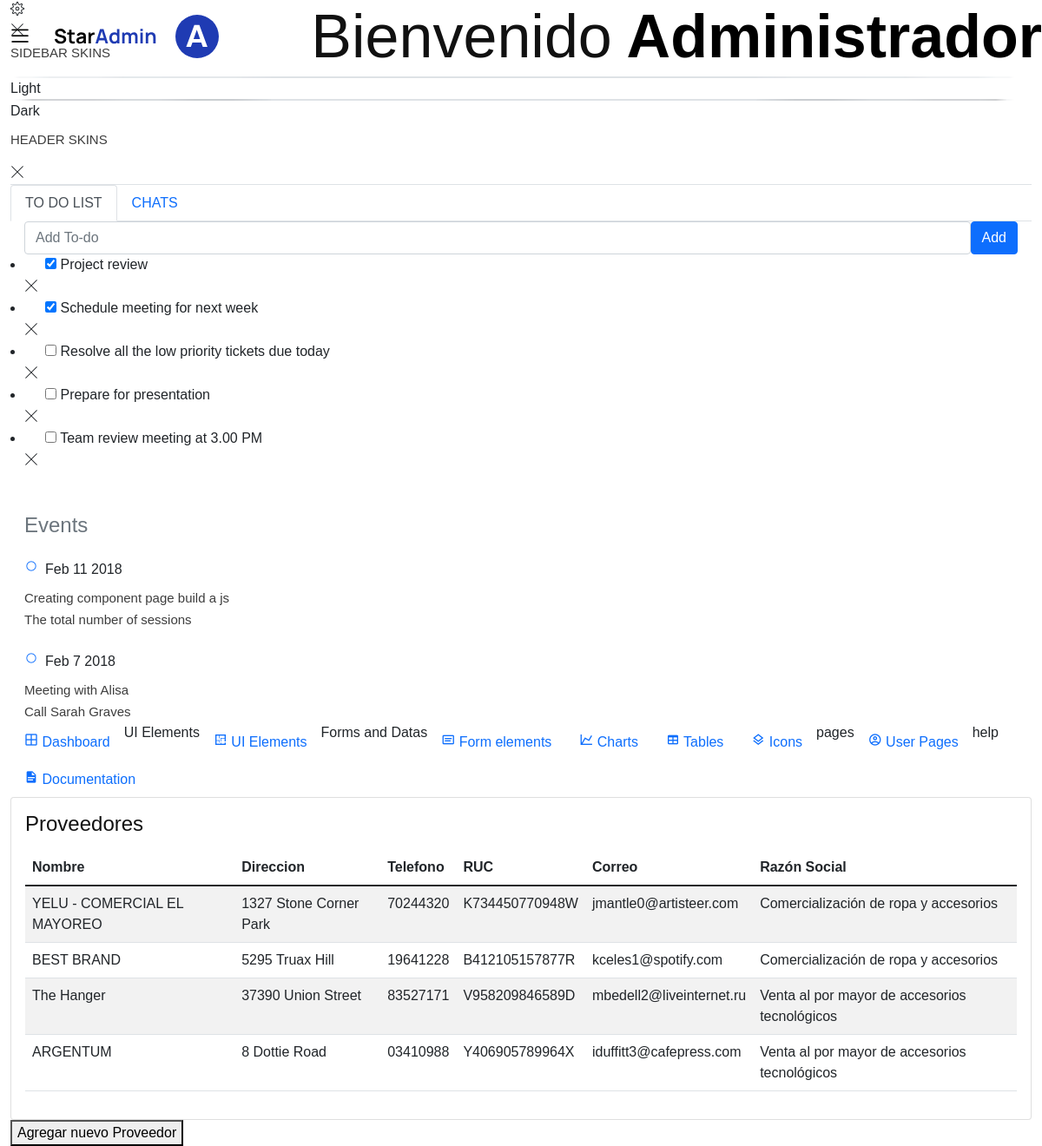
/DatosProveedor, run on the app's committed database.
### tables this page shows
CREATE TABLE 'Proveedores' (
    idProveedor INTEGER PRIMARY KEY AUTOINCREMENT NOT NULL,'Nombre' nvarchar(50) NOT NULL,
    Direccion nvarchar(100) NOT NULL,
    Telefono char(8) NOT NULL,
    RUC char(10) NOT NULL,
    Correo nvarchar(20) NOT NULL
, 'RazonSocial'  TEXT NOT NULL  );

### app.py (the view)
@app.route("/DatosProveedor")
def DatosProveedor():
    Proveedor = db.execute("SELECT * FROM Proveedores")
    print(Proveedor)
    return render_template("/admin/pages/tables/basic-table.html",Proveedor=Proveedor)

### app.py (called while the page is built)
@app.after_request
def after_request(response):
    response.headers["Cache-Control"] = "no-cache, no-store, must-revalidate"
    response.headers["Expires"] = 0
    response.headers["Pragma"] = "no-cache"
    return response

### templates/admin/pages/tables/basic-table.html (shortened to what this page needs)
<!DOCTYPE html>
<html lang="en">
<head>
  <link rel="stylesheet" href="/static/css/admin/vendors/feather/feather.css">
  <link rel="stylesheet" href="/static/css/admin/vendors/mdi/css/materialdesignicons.min.css">
  <link rel="stylesheet" href="/static/css/admin/vendors/ti-icons/css/themify-icons.css">
  <link rel="stylesheet" href="/static/css/admin/vendors/typicons/typicons.css">
  <link rel="stylesheet" href="/static/css/admin/vendors/simple-line-icons/css/simple-line-icons.css">
  <link rel="stylesheet" href="/static/css/admin/vendors/css/vendor.bundle.base.css">
  <link href="https://cdn.jsdelivr.net/npm/bootstrap@5.1.3/dist/css/bootstrap.min.css" rel="stylesheet">
  <link rel="stylesheet" href="/static/css/admin/css/vertical-layout-light/style.css">
</head>
<body>
  <div class="container-scroller">
    <nav class="navbar default-layout col-lg-12 col-12 p-0 fixed-top d-flex align-items-top flex-row">
      <div class="text-center navbar-brand-wrapper d-flex align-items-center justify-content-start">
        <div class="me-3">
          <button class="navbar-toggler navbar-toggler align-self-center" type="button" data-bs-toggle="minimize">
            <span class="icon-menu"></span>
          </button>
        </div>
        <div>
          <a class="navbar-brand brand-logo" href="/admin">
            <img src="/static/css/admin/images/logo.svg" alt="logo" />
          </a>
          <a class="navbar-brand brand-logo-mini" href="/admin">
            <img src="/static/css/admin/images/logo-mini.svg" alt="logo" />
          </a>
        </div>
      </div>
      <div class="navbar-menu-wrapper d-flex align-items-top">
        <ul class="navbar-nav">
          <li class="nav-item font-weight-semibold d-none d-lg-block ms-0">
            <h1 class="welcome-text">Bienvenido<span class="text-black fw-bold"> Administrador</span></h1>
          </li>
        </ul>
      </div>
    </nav>
    <div class="container-fluid page-body-wrapper">
      <div class="theme-setting-wrapper">
        <div id="settings-trigger"><i class="ti-settings"></i></div>
        <div id="theme-settings" class="settings-panel">
          <i class="settings-close ti-close"></i>
          <p class="settings-heading">SIDEBAR SKINS</p>
          <div class="sidebar-bg-options selected" id="sidebar-light-theme">
            <div class="img-ss rounded-circle bg-light border me-3"></div>Light
          </div>
          <div class="sidebar-bg-options" id="sidebar-dark-theme">
            <div class="img-ss rounded-circle bg-dark border me-3"></div>Dark
          </div>
          <p class="settings-heading mt-2">HEADER SKINS</p>
        </div>
      </div>
      <div id="right-sidebar" class="settings-panel">
        <i class="settings-close ti-close"></i>
        <ul class="nav nav-tabs border-top" id="setting-panel" role="tablist">
          <li class="nav-item">
            <a class="nav-link active" id="todo-tab" data-bs-toggle="tab" href="#todo-section" role="tab"
              aria-controls="todo-section" aria-expanded="true">TO DO LIST</a>
          </li>
          <li class="nav-item">
            <a class="nav-link" id="chats-tab" data-bs-toggle="tab" href="#chats-section" role="tab"
              aria-controls="chats-section">CHATS</a>
          </li>
        </ul>
        <div class="tab-content" id="setting-content">
          <div class="tab-pane fade show active scroll-wrapper" id="todo-section" role="tabpanel"
            aria-labelledby="todo-section">
            <div class="add-items d-flex px-3 mb-0">
              <form class="form w-100">
                <div class="form-group d-flex">
                  <input type="text" class="form-control todo-list-input" placeholder="Add To-do">
                  <button type="submit" class="add btn btn-primary todo-list-add-btn" id="add-task">Add</button>
                </div>
              </form>
            </div>
            <div class="list-wrapper px-3">
              <ul class="d-flex flex-column-reverse todo-list">
                <li>
                  <div class="form-check">
                    <label class="form-check-label">
                      <input class="checkbox" type="checkbox">
                      Team review meeting at 3.00 PM
                    </label>
                  </div>
                  <i class="remove ti-close"></i>
                </li>
                <li>
                  <div class="form-check">
                    <label class="form-check-label">
                      <input class="checkbox" type="checkbox">
                      Prepare for presentation
                    </label>
                  </div>
                  <i class="remove ti-close"></i>
                </li>
                <li>
                  <div class="form-check">
                    <label class="form-check-label">
                      <input class="checkbox" type="checkbox">
                      Resolve all the low priority tickets due today
                    </label>
                  </div>
                  <i class="remove ti-close"></i>
                </li>
                <li class="completed">
                  <div class="form-check">
                    <label class="form-check-label">
                      <input class="checkbox" type="checkbox" checked>
                      Schedule meeting for next week
                    </label>
                  </div>
                  <i class="remove ti-close"></i>
                </li>
                <li class="completed">
                  <div class="form-check">
                    <label class="form-check-label">
                      <input class="checkbox" type="checkbox" checked>
                      Project review
                    </label>
                  </div>
                  <i class="remove ti-close"></i>
                </li>
              </ul>
            </div>
            <h4 class="px-3 text-muted mt-5 fw-light mb-0">Events</h4>
            <div class="events pt-4 px-3">
              <div class="wrapper d-flex mb-2">
                <i class="ti-control-record text-primary me-2"></i>
                <span>Feb 11 2018</span>
              </div>
              <p class="mb-0 font-weight-thin text-gray">Creating component page build a js</p>
              <p class="text-gray mb-0">The total number of sessions</p>
            </div>
            <div class="events pt-4 px-3">
              <div class="wrapper d-flex mb-2">
                <i class="ti-control-record text-primary me-2"></i>
                <span>Feb 7 2018</span>
              </div>
              <p class="mb-0 font-weight-thin text-gray">Meeting with Alisa</p>
              <p class="text-gray mb-0 ">Call Sarah Graves</p>
            </div>
          </div>
        </div>
      </div>
      <nav class="sidebar sidebar-offcanvas" id="sidebar">
        <ul class="nav">
          <li class="nav-item">
            <a class="nav-link" href="/admin">
              <i class="mdi mdi-grid-large menu-icon"></i>
              <span class="menu-title">Dashboard</span>
            </a>
          </li>
          <li class="nav-item nav-category">UI Elements</li>
          <li class="nav-item">
            <a class="nav-link" data-bs-toggle="collapse" href="#ui-basic" aria-expanded="false"
              aria-controls="ui-basic">
              <i class="menu-icon mdi mdi-floor-plan"></i>
              <span class="menu-title">UI Elements</span>
            </a>
          </li>
          <li class="nav-item nav-category">Forms and Datas</li>
          <li class="nav-item">
            <a class="nav-link" data-bs-toggle="collapse" href="#form-elements" aria-expanded="false"
              aria-controls="form-elements">
              <i class="menu-icon mdi mdi-card-text-outline"></i>
              <span class="menu-title">Form elements</span>
            </a>
          </li>
          <li class="nav-item">
            <a class="nav-link" data-bs-toggle="collapse" href="#charts" aria-expanded="false" aria-controls="charts">
              <i class="menu-icon mdi mdi-chart-line"></i>
              <span class="menu-title">Charts</span>
            </a>
          </li>
          <li class="nav-item">
            <a class="nav-link" data-bs-toggle="collapse" href="#tables" aria-expanded="false" aria-controls="tables">
              <i class="menu-icon mdi mdi-table"></i>
              <span class="menu-title">Tables</span>
            </a>
          </li>
          <li class="nav-item">
            <a class="nav-link" data-bs-toggle="collapse" href="#icons" aria-expanded="false" aria-controls="icons">
              <i class="menu-icon mdi mdi-layers-outline"></i>
              <span class="menu-title">Icons</span>
            </a>
          </li>
          <li class="nav-item nav-category">pages</li>
          <li class="nav-item">
            <a class="nav-link" data-bs-toggle="collapse" href="#auth" aria-expanded="false" aria-controls="auth">
              <i class="menu-icon mdi mdi-account-circle-outline"></i>
              <span class="menu-title">User Pages</span>
            </a>
          </li>
          <li class="nav-item nav-category">help</li>
          <li class="nav-item">
            <a class="nav-link" href="http://bootstrapdash.com/demo/star-admin2-free/docs/documentation.html">
              <i class="menu-icon mdi mdi-file-document"></i>
              <span class="menu-title">Documentation</span>
            </a>
          </li>
        </ul>
      </nav>
      <div class="main-panel">
        <div class="content-wrapper">
          <div class="row">
            <div class="col-lg-12 grid-margin stretch-card">
              <div class="card">
                <div class="card-body">
                  <h4 class="card-title">Proveedores</h4>
                  <div class="table-responsive">
                    <table class="table table-striped">
                      <thead>
                        <tr>
                          <th>
                            Nombre
                          </th>
                          <th>
                            Direccion
                          </th>
                          <th>
                            Telefono
                          </th>
                          <th>
                            RUC
                          </th>
                          <th>
                            Correo
                          </th>
                          <th>
                            Razón Social
                          </th>
                        </tr>
                      </thead>
                      <tbody>
                        {% for ProvData in Proveedor %}
                        <tr>
                          <td>{{ProvData ["Nombre"]}}</td>
                          <td>{{ProvData ["Direccion"]}}</td>
                          <td>{{ProvData ["Telefono"]}}</td>
                          <td>{{ProvData ["RUC"]}}</td>
                          <td>{{ProvData ["Correo"]}}</td>
                          <td>{{ProvData ["RazonSocial"]}}</td>
                        </tr>
                        {% endfor %}
                      </tbody>
                    </table>
                  </div>
                </div>
              </div>
            </div>
          </div>
          <a href="/Proveedores"><button class="agregar">
              Agregar nuevo Proveedor
            </button></a>
</body>
</html>

### static/css/cliente/css/style.css (style rules this page uses)
html, body { height: 100%; font-family: "Nunito Sans", sans-serif; -webkit-font-smoothing: antialiased; }
h1, h2, h3, h4, h5, h6 { margin: 0; color: #111111; font-weight: 400; font-family: "Nunito Sans", sans-serif; }
h1 { font-size: 70px; }
h4 { font-size: 24px; }
p { font-size: 15px; font-family: "Nunito Sans", sans-serif; color: #3d3d3d; font-weight: 400; line-height: 25px; margin: 0 0 15px 0; }
img { max-width: 100%; }
ul, ol { padding: 0; margin: 0; }

### data on the page
Proveedores: Nombre "YELU - COMERCIAL EL MAYOREO", Direccion "1327 Stone Corner Park", Telefono "70244320", RUC "K734450770948W", Correo "jmantle0@artisteer.com", RazonSocial "Comercialización de ropa y accesorios"
Proveedores: Nombre "BEST BRAND", Direccion "5295 Truax Hill", Telefono "19641228", RUC "B412105157877R", Correo "kceles1@spotify.com", RazonSocial "Comercialización de ropa y accesorios"
Proveedores: Nombre "The Hanger", Direccion "37390 Union Street", Telefono "83527171", RUC "V958209846589D", Correo "mbedell2@liveinternet.ru", RazonSocial "Venta al por mayor de accesorios tecnológicos"
Proveedores: Nombre "ARGENTUM", Direccion "8 Dottie Road", Telefono "03410988", RUC "Y406905789964X", Correo "iduffitt3@cafepress.com", RazonSocial "Venta al por mayor de accesorios tecnológicos"
